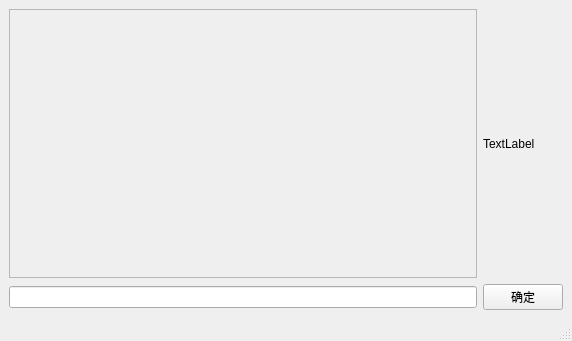
<?xml version="1.0" encoding="UTF-8"?>
<ui version="4.0">
 <class>set_ui</class>
 <widget class="QMainWindow" name="set_ui">
  <property name="geometry">
   <rect>
    <x>0</x>
    <y>0</y>
    <width>572</width>
    <height>341</height>
   </rect>
  </property>
  <property name="windowTitle">
   <string>MainWindow</string>
  </property>
  <widget class="QWidget" name="centralwidget">
   <layout class="QGridLayout" name="gridLayout">
    <item row="0" column="0">
     <widget class="QScrollArea" name="scrollArea">
      <property name="widgetResizable">
       <bool>true</bool>
      </property>
      <widget class="QWidget" name="scrollAreaWidgetContents">
       <property name="geometry">
        <rect>
         <x>0</x>
         <y>0</y>
         <width>474</width>
         <height>262</height>
        </rect>
       </property>
       <layout class="QGridLayout" name="gridLayout_2"/>
      </widget>
     </widget>
    </item>
    <item row="1" column="1">
     <widget class="QPushButton" name="pushButton">
      <property name="text">
       <string>确定</string>
      </property>
     </widget>
    </item>
    <item row="0" column="1">
     <widget class="QLabel" name="label">
      <property name="text">
       <string>TextLabel</string>
      </property>
     </widget>
    </item>
    <item row="1" column="0">
     <widget class="QLineEdit" name="lineEdit"/>
    </item>
   </layout>
   <zorder>scrollArea</zorder>
   <zorder>pushButton</zorder>
   <zorder>label</zorder>
   <zorder>lineEdit</zorder>
  </widget>
  <widget class="QMenuBar" name="menubar">
   <property name="geometry">
    <rect>
     <x>0</x>
     <y>0</y>
     <width>572</width>
     <height>17</height>
    </rect>
   </property>
  </widget>
  <widget class="QStatusBar" name="statusbar"/>
 </widget>
 <resources/>
 <connections/>
</ui>
